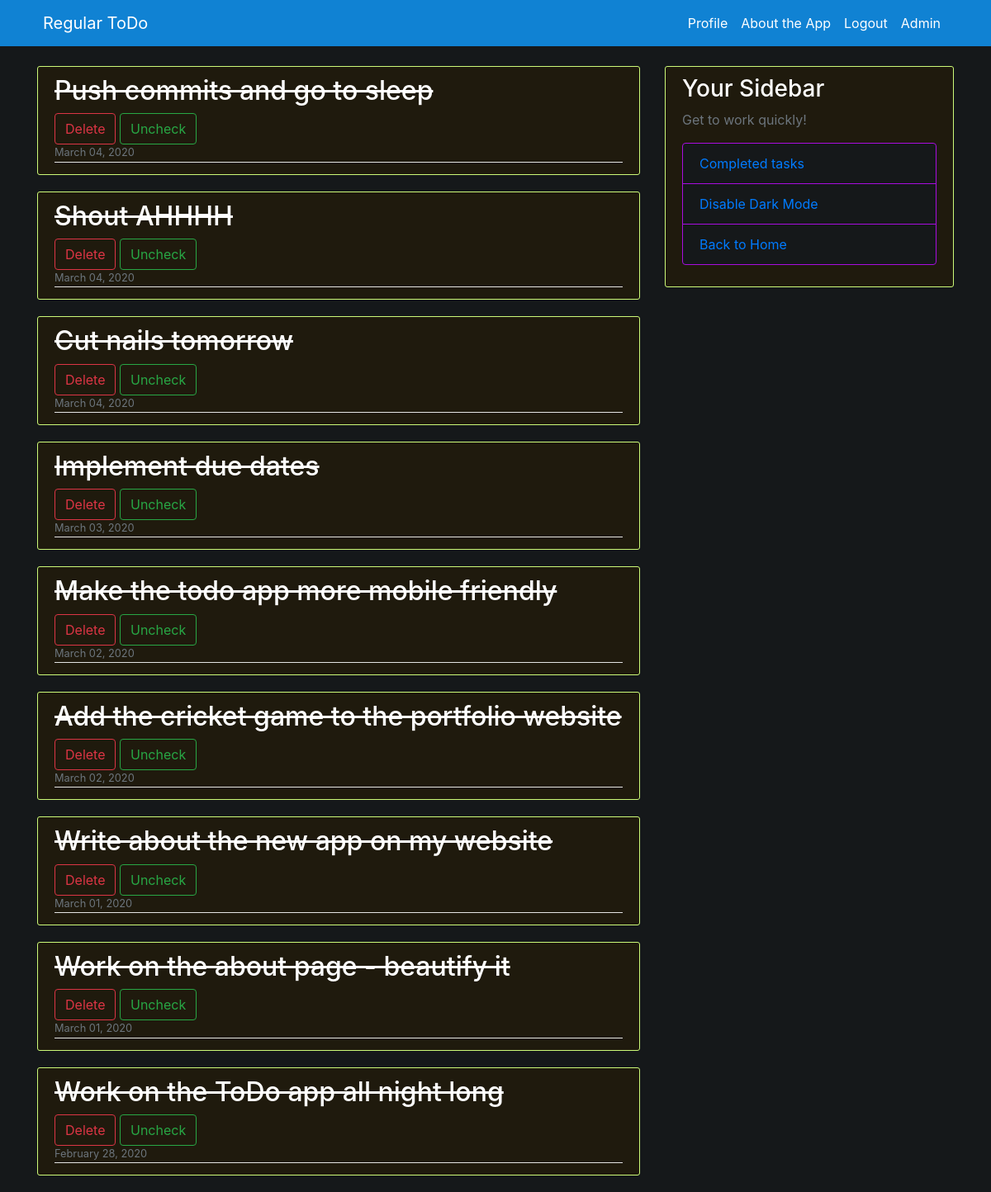
Page /todo/completed/ (signed in) on the earlier database version.
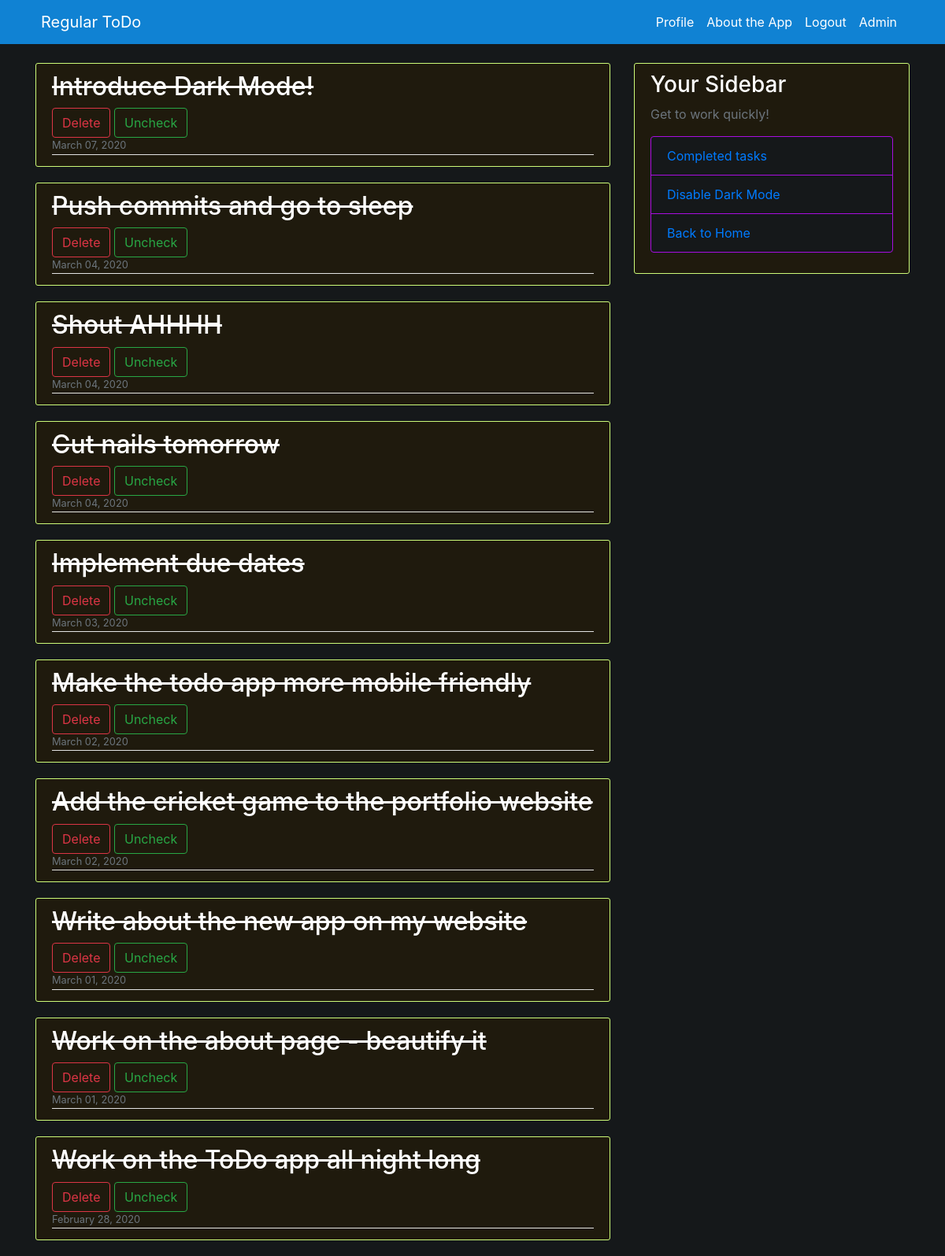
Same page on the later database version.
### ToDo/models.py (models this page shows, shortened)
class ToDo(models.Model):
    title = models.CharField(max_length=100)
    date_posted = models.DateTimeField(default=timezone.now)
    creator = models.ForeignKey(User, on_delete=models.CASCADE)
    is_checked = models.BooleanField(default=False)
    due_date = models.CharField(max_length=150, null=True, blank=True)
    due_date_color = models.CharField(max_length=100, null=True, blank=True)

### ToDo/views.py (the view)
# urls.py: path('todo/completed/', TodoCompletedView.as_view(), name="todo-completed"),
class TodoCompletedView(ListView):
    model = ToDo
    template_name = "ToDo/completed.html"
    context_object_name = "todos"
    ordering = ["-date_posted"]

### ToDo/templates/ToDo/completed.html
{% extends "ToDo/base.html" %}
{% block content %}
{% if user.is_authenticated %}
    {% for todo in todos %}
        {% if user.username|lower == todo.creator|lower and todo.is_checked %}
            <article class="media content-section">
                <div class="media-body">
                    <h2><a class="article-title"><s>{{ todo.title }}</s></a></h2>
                    <button onclick="location.href='{% url 'todo-delete' todo.pk %}'" class="btn btn-outline-danger" type="submit">Delete</button>
                    <button onclick="location.href='{% url 'todo-uncheck' todo.pk %}'" class="btn btn-outline-success" type="submit">Uncheck</button>
                    <br>
                    <div class="article-metadata">
                        <small class="text-muted">{{ todo.date_posted|date:"F d, Y" }}</small>
                    </div>
                </div>
            </article>
        {% endif %}
    {% endfor %}
{% endif %}
{% endblock content %}

Differences in the rows shown:
now on this page (row edited): ToDo: title "Introduce Dark Mode!", date_posted "March 07, 2020"
